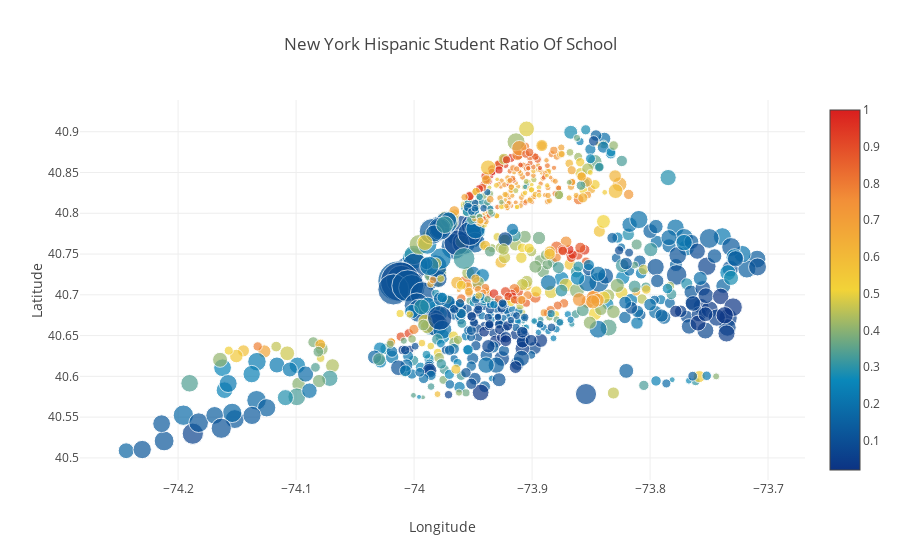

This figure's notebook cell:
### Markdown cell above
### Upper New York contains most of the Schools with Hispanics
Majority of the **hispanic** population are living in **Upper New York**. Again, notice how there are a few Hispanics in Central New York while there are a majority of Blacks in Central New York.

### Code cell
data = [
    {
        'x': df["Longitude"],
        'y': df["Latitude"],
        'text': df["School Name"],
        'mode': 'markers',
        'marker': {
            'color': df["Percent Hispanic"],
            'size': df["School Income Estimate"]/4500,
            'showscale': True,
            'colorscale':'Portland'
        }
    }
]

layout= go.Layout(
    title= 'New York Hispanic Student Ratio Of School',
    xaxis= dict(
        title= 'Longitude'
    ),
    yaxis=dict(
        title='Latitude'
    )
)
fig = go.Figure(data=data, layout=layout)
iplot(fig, filename='scatter_hover_labels')

### Figure 1 — Plotly figure (JSON) as saved in the notebook; plotly's stock layout.template omitted (floating-point values rounded to 4 significant figures; data arrays with more than 128 entries replaced by an {"elided": "..."} marker saying what was removed)
{"data": [{"marker": {"color": {"elided": "1272 float values"}, "colorscale": "Portland", "showscale": true, "size": {"elided": "1272 float values"}}, "mode": "markers", "text": {"elided": "1272 str values"}, "type": "scatter", "uid": "ce32b7a6-926e-11e8-bdd3-402cf46e02a7", "x": {"elided": "1272 float values"}, "y": {"elided": "1272 float values"}}], "layout": {"title": "New York Hispanic Student Ratio Of School", "xaxis": {"title": "Longitude"}, "yaxis": {"title": "Latitude"}}}
